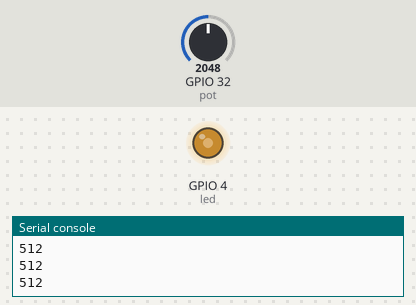
Simulated run of this program. Board: ESP32 board running MicroPython. On the bench: output pins drawn as LEDs (lit = HIGH), the last lines printed to the serial console. The test bench sets the inputs (shaded band); at power-on: GPIO 32 (pot) = 2048 (analog values on the 0–4095 scale).

Above: at 1.2 s.
1.3 s: GPIO 32 (pot) set to 2866
At 2.6 s:
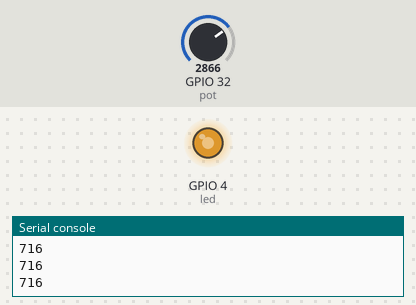
2.9 s: GPIO 32 (pot) set to 3603
At 4.1 s:
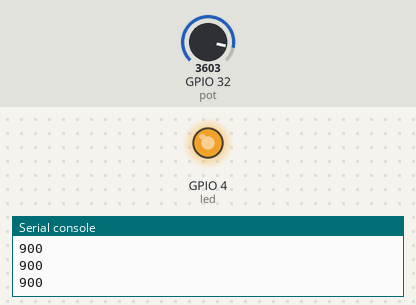
4.5 s: GPIO 32 (pot) set to 491
At 5.4 s:
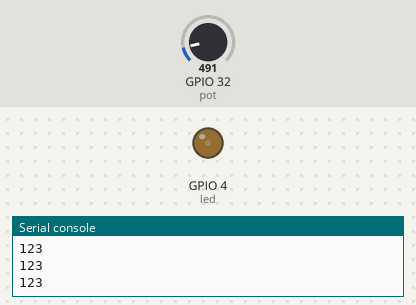
6.1 s: GPIO 32 (pot) set to 0
At 6.7 s:
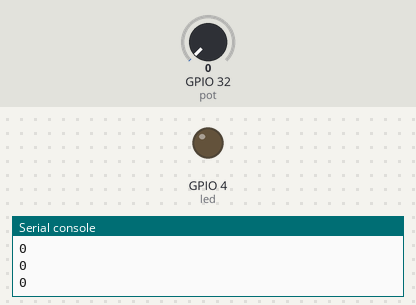
Timing chart, 0 to 8.7 s (numbered marks = the images above; inputs shaded):
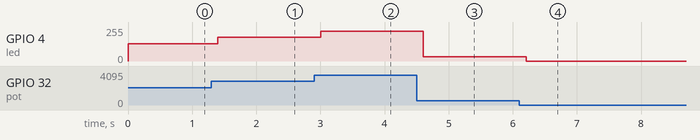

Measured:
- after the input at 1.3 s, GPIO 4 (led): 128/255 → 178/255 after 0.10 s
- after the input at 2.9 s, GPIO 4 (led): 178/255 → 224/255 after 0.10 s
- after the input at 4.5 s, GPIO 4 (led): 224/255 → 31/255 after 0.11 s
- after the input at 6.1 s, GPIO 4 (led): 31/255 → 0/255 after 0.11 s

The program:

code.py
```python
from machine import Pin, PWM, ADC
from time import sleep

pot_pin = 32
pot = ADC(Pin(pot_pin))
pot.atten(ADC.ATTN_11DB) # Kalibrering til korrekte målinger
pot.width(ADC.WIDTH_10BIT) # Fra 0 - 4095 range til 0 - 1023 range

frequency = 5000
led = PWM(Pin(4), frequency)

while True:
#    for i in range(pot.read()):
    led.duty(pot.read())
    print(pot.read())
    sleep(0.2)

     
```
